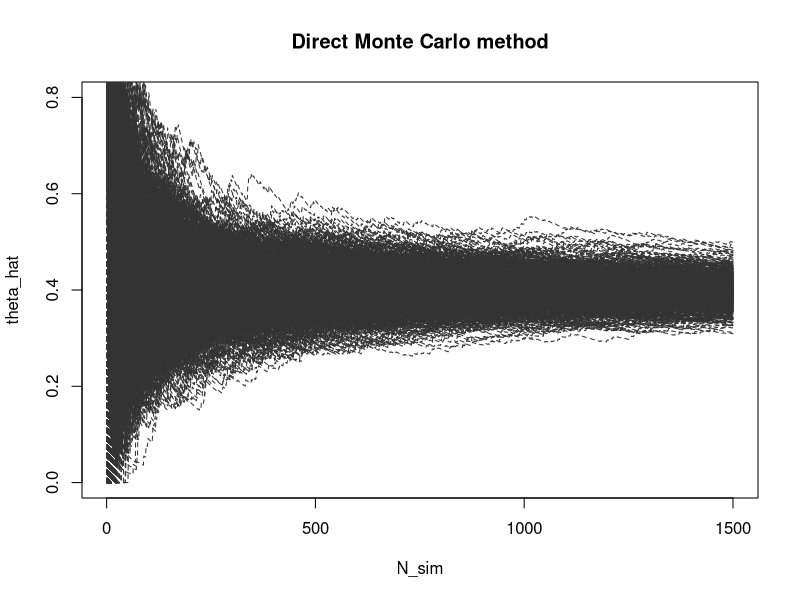
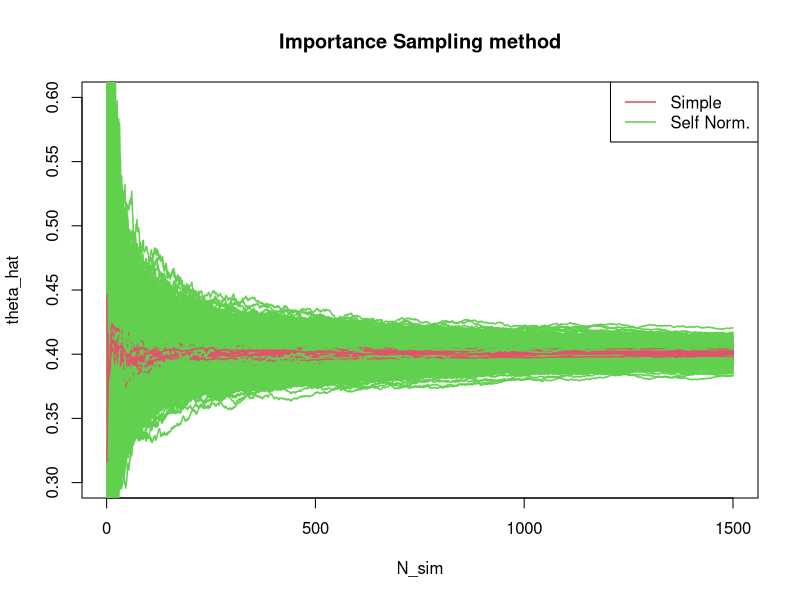
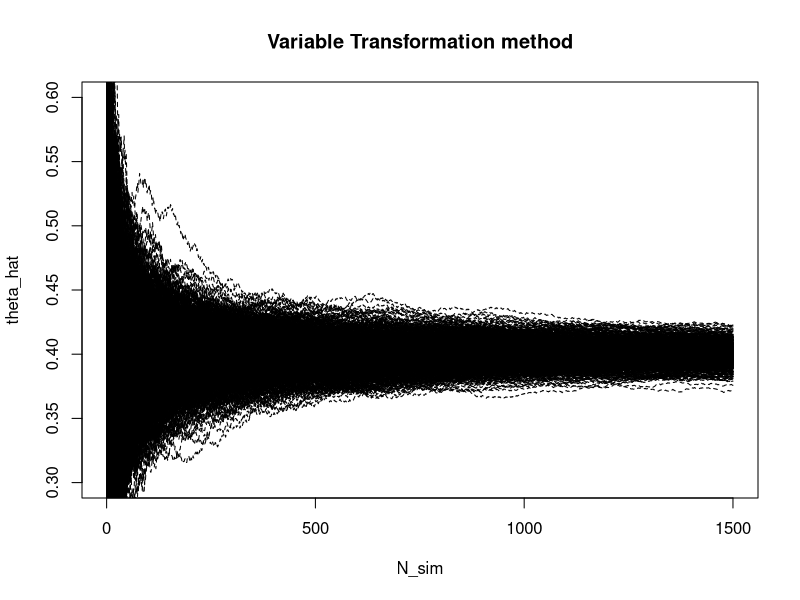
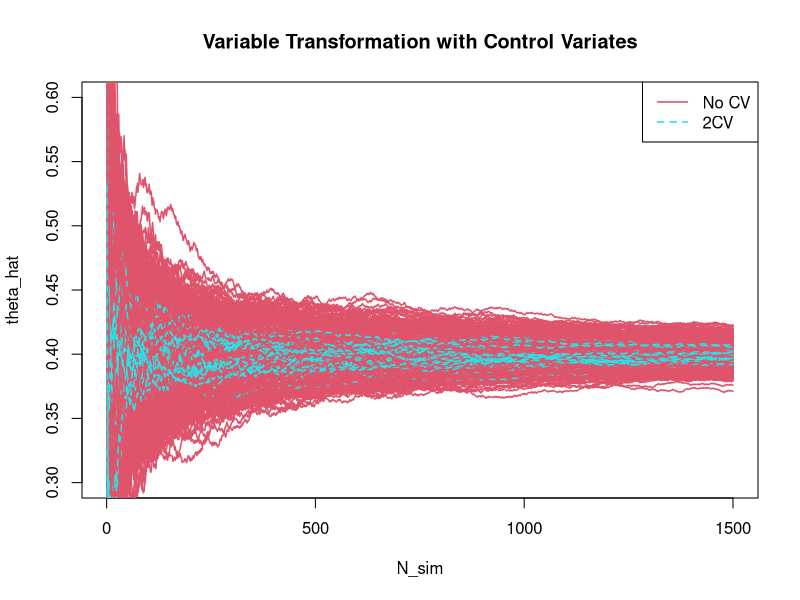
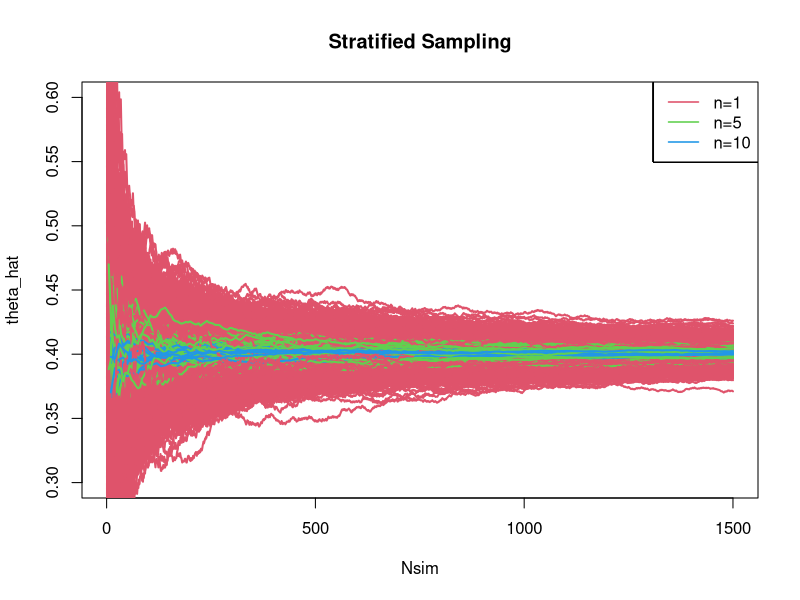
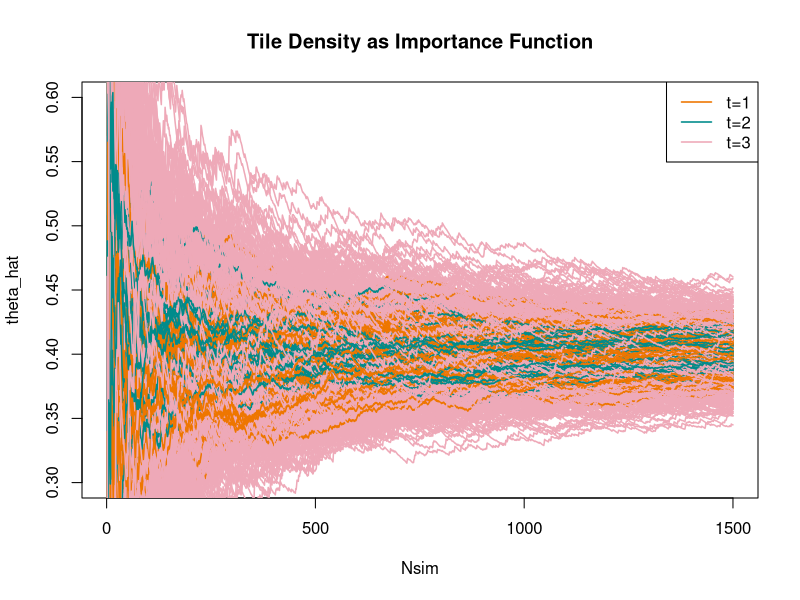

Source code (R) for these figures, in order:
## ---- chunk 1
knitr::opts_chunk$set(echo = TRUE, fig.width= 5,fig.height=3.5, fig.align = "center")
library(tidyverse)
## ---- chunk 2
r = 3
N = 1500
.seed = 87
## ---- chunk 3
r <- 1000
MCe <- 1:r
set.seed(.seed)
for (i in 1:r) {
  MC_samp <- rnorm(N)
  MC_samp <- ifelse(MC_samp>=1, MC_samp^2, 0) # indicator and return X^2
  if (i==1){
    plot(x= 1:length(MC_samp), y= cumsum(MC_samp)/1:length(MC_samp), type = "l",
         xlab = "N_sim", ylab = "theta_hat", ylim = c(0,.8), lty=2, col = "grey20",
         main= "Direct Monte Carlo method")
  }else{
    lines(x= 1:length(MC_samp), y= cumsum(MC_samp)/1:length(MC_samp), lty=2, col = "grey20")
  }
  MCe[i] = mean(MC_samp)
}
print(c(var(MCe),
      var(MCe[1:100]),var(MCe[100:150])))
var(MC_samp)/N
## ---- chunk 4
set.seed(.seed)
hNorm <- function(x){
  return( ifelse(x>=1, 2/sqrt(2*pi)*exp(-(x-1)^2/2), 0))
}
target <-  function(x){
  return(ifelse(x>=1, x^2*dnorm(x) ,0))
}
for (i in 1:r){
  hNorm_samp <- abs(rnorm(N))+1
  import_samp <- target(hNorm_samp)/hNorm(hNorm_samp)
  #self-normalized
  weight <- dnorm(hNorm_samp)/hNorm(hNorm_samp)
  SN_samp <-  pnorm(1, lower.tail = F)* cumsum(hNorm_samp^2*weight)/cumsum(weight)
  if (i==1){
    plot(x= 1:N, y= cumsum(import_samp)/1:N, type = "l", lwd=1.5, col = 2,
         xlab = "N_sim", ylab = "theta_hat", ylim = c(.3,.6),
         main= "Importance Sampling method")
  }else{
    lines(x= 1:N, y= SN_samp, lwd=1.5,col = 3)
    lines(x= 1:N, y= cumsum(import_samp)/1:N, lwd=1.5,col = 2)
  }
}
legend("topright", c("Simple", "Self Norm."), col = c(2,3), lwd=1.5, lty=1)
## ---- chunk 5
# N=1000
set.seed(.seed)
target_tf <- function(u){
  return(1/(u^4*sqrt(2*pi))*exp(-1/(2*u^2)))
} 
for(i in 1:r) {
  uf <- runif(N)
  vtran_samp <- target_tf(uf)
  if(i==1){
    plot(x= 1:N, y= cumsum(vtran_samp)/1:N, type = "l", lty = 2,
         xlab = "N_sim", ylab = "theta_hat", ylim = c(.3,.6),
         main= "Variable Transformation method")
  }else{
    lines(x= 1:N, y= cumsum(vtran_samp)/1:N, lty = 2)
    }
}
## ---- chunk 6
# N=1000
set.seed(.seed)
for (i in 1:r){
  v1 <- runif(N)
  gv1 <- target_tf(v1)
 
  v2 <- (v1-.5)^2
  c <- lm(gv1~v1+v2)$coef
  cv_samp <- gv1 - c[2]*(v1-.5)-c[3]*(v2-(1/12)) 
  # cv1_samp <- gv1 - lm(gv1~v2)$coef[2]*(v2-(1/12))
  if (i==1){
    plot(x= 1:N, y= cumsum(gv1)/1:N, type = "l", col=2, lwd=1.5,
         xlab = "N_sim", ylab = "theta_hat", lty = 1, ylim = c(.3,.6),
         main= "Variable Transformation with Control Variates")
  }else{lines(x= 1:N, y= cumsum(gv1)/1:N, col=2, lty=1, lwd=1.5)
    }
  lines(x= 1:N, y= cumsum(cv_samp)/1:N,col=5, lty=2, lwd=1.5)
  # lines(x= 1:N, y= cumsum(cv1_samp)/1:N,col=7, lty=2, lwd=1.5)
}
legend("topright", c("No CV", "2CV"), col = c(2,5), lwd=1.5, lty=c(1,2))

## ---- chunk 7
# N = 1000
set.seed(.seed)
n = c(1, 5, 10) 
stra_samp = matrix(0, N, 3)
for (i in 1:r)  {
  for (j in 1:length(n)){
    t <- c()
    for (k in 1:n[j]) {
      .t <- target_tf(runif(N/n[j], (k-1)/n[j], k/n[j]))
      t <- c(t, .t)
    }
    stra_samp[, j] <- t
  }
  
  str5 <- stra_samp[,2] %>% # 5 stratifies
    matrix(ncol = n[2]) %>%
    apply(MARGIN = 2, FUN = cumsum) %>%  # each stratifies has N/n sample
    rowMeans() %>%
    {./1:(N/n[2])}
  
  str10 <- stra_samp[,3] %>% # 10 stratifies
    matrix(ncol = n[3]) %>%
    apply(MARGIN = 2, FUN = cumsum) %>%  # each stratifies has N/n sample
    rowMeans()  %>% 
    {./1:(N/n[3])}
  
  if(i==1){
    plot(1:N, cumsum(stra_samp[,1])/1:N, type ="l",lty=1, col = 2,
          ylab = "theta_hat", xlab = "Nsim", ylim = c(.3,.6),lwd=1.5,
          main = "Stratified Sampling")
  }else{
    lines(1:N, cumsum(stra_samp[,1])/1:N,lty=1, col = 2,lwd=2)
  }
  lines(seq(n[2],N, by=n[2]), str5, lty=1, col = 3,lwd=2)
  lines(seq(n[3],N, by=n[3]), str10, lty=1, col = 4,lwd=2)
  legend("topright", paste0("n=",n), col = 2:4,lty=1, lwd=1.5)
}
## ---- chunk 8
# N = 5000
set.seed(.seed)
t.val = 1:3
.col = c("darkorange2","darkcyan","pink2")
for (i in 1:r){
  samp.mat <- matrix(rnorm(N*length(t.val), mean = t.val),
                     nrow =N, ncol=length(t.val), byrow = T) # gen f_t samples
  
  for (j in 1:length(t.val)){
   xi <- samp.mat[,j] 
   samp.mat[,j] <- target(xi)/dnorm(xi, mean = t.val[j]) #x^2phi/f_t(x)
   if (i==1 & j==1){
     plot(1:N, cumsum(samp.mat[,j])/1:N, lwd=1.5, type = "l", col = .col[j],
          ylab = "theta_hat", xlab = "Nsim", ylim = c(.3,.6), lty= 1,
          main = "Tile Density as Importance Function")
   }else{
     lines(1:N, cumsum(samp.mat[,j])/1:N, lwd=1.5, lty= 1, col = .col[j])
   }
  }
}
legend("topright", paste0("t=",t.val), col = .col,lwd=1.5, lty= 1)
## ---- chunk 9
MC_estimates = function(MC_sample, round =10){
  m = mean(MC_sample)
  # se = sd(MC_sample)/length(MC_sample)
  var = var(MC_sample)/N
  return(round(c("est"=m, "var"=var), digits = round))
}

col.names = c("SimpMC", "ImpSamp","ImpSamp(SN)",
              "VarTran", "CV","Stra(n=1)","Stra(n=5)",
              "Stra(n=10)",glue::glue("TDens(t={.t})",.t=t.val))

results <- cbind(MC_samp %>% MC_estimates,
  import_samp %>% MC_estimates(),
  c(round(SN_samp[N],4),"NA"),
  vtran_samp %>% MC_estimates(), # == stra_samp, n==1
  cv_samp %>% MC_estimates(), #CV
  #lm(gv1~v2)$fitted.values %>% MC_estimates(),
  stra_samp[,1] %>% MC_estimates(), # strat 1
  str5 %>% MC_estimates(),
  str10 %>% MC_estimates(),
  samp.mat %>% apply(MARGIN = 2, FUN =MC_estimates))
colnames(results) <- col.names
results %>% t() %>% xtable::xtable(caption = "Summary of MC Estimators",)

